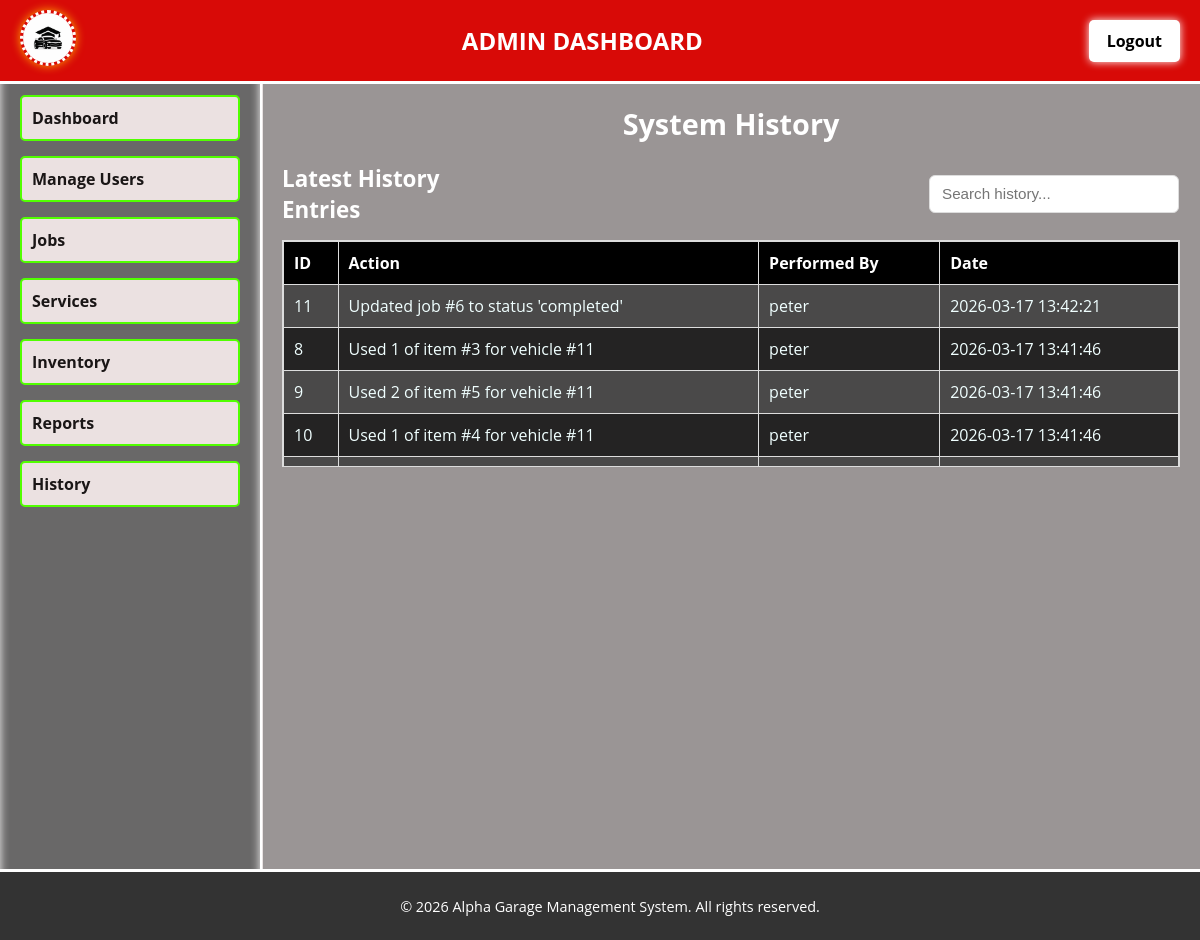
Screenshot of /admin/admin_history.php with the database file from the repository.
### tables this page shows
CREATE TABLE `history` (
  `id` int(11) NOT NULL,
  `action` varchar(255) NOT NULL,
  `vehicle_id` int(11) DEFAULT NULL,
  `appointment_id` int(11) DEFAULT NULL,
  `job_id` int(11) DEFAULT NULL,
  `performed_by_id` int(11) NOT NULL,
  `created_at` timestamp NOT NULL DEFAULT current_timestamp()
);

CREATE TABLE `users` (
  `id` int(11) NOT NULL,
  `username` varchar(100) NOT NULL,
  `email` varchar(150) NOT NULL,
  `password_hash` varchar(255) NOT NULL,
  `role` enum('admin','receptionist','mechanic','customer') NOT NULL,
  `status` enum('active','frozen') DEFAULT 'active',
  `created_at` timestamp NOT NULL DEFAULT current_timestamp()
);

### admin/admin_history.php (the view, shortened to what this page needs)
<?php
$page_title = "System History";
$role = "admin";
$dashboard_name = "ADMIN DASHBOARD";
include_once("../public/includes/db_connect.php");
include_once("../public/includes/header.php");
echo '<link rel="stylesheet" href="../admin/admin_styling.css">';
include_once("../public/includes/sidebar.php");
$history = $conn->query("SELECT h.id, h.action, u.username AS performer, h.created_at
                         FROM history h
                         JOIN users u ON h.performed_by_id=u.id
                         ORDER BY h.created_at DESC LIMIT 20");
?>
<main class="main-content">
    <h2 class="page-heading"><?= $page_title; ?></h2>
    <div class="history-header">
        <h2>Latest History Entries</h2>
        <input type="text" id="searchHistory" placeholder="Search history..." style="margin-left:47%; width:250px;">
    </div>
    <div class="table-wrapper">
        <table class="styled-table" id="historyTable">
            <thead>
                <tr>
                    <th>ID</th>
                    <th>Action</th>
                    <th>Performed By</th>
                    <th>Date</th>
                </tr>
            </thead>
            <tbody>
                <?php while($row = $history->fetch_assoc()): ?>
                <tr>
                    <td><?= $row['id']; ?></td>
                    <td><?= htmlspecialchars($row['action']); ?></td>
                    <td><?= htmlspecialchars($row['performer']); ?></td>
                    <td><?= $row['created_at']; ?></td>
                </tr>
                <?php endwhile; ?>
            </tbody>
        </table>
    </div>
</main>
<?php include_once("../public/includes/footer.php"); ?>

### public/includes/header.php (shortened to what this page needs)
<!DOCTYPE html>
<html lang="en">
<head>
    <link rel="stylesheet" href="../public/css/bigi_theme.css?v=2.0">
</head>
<header class="header">
    <div class="logo-image">
        <img src="../public/images/l1 (1).jpeg" alt="Alpha Garage Logo">
    </div>
    <h1 class="dashboard-title"><?= $dashboard_name; ?></h1>
    <a href="/GMS_TEST/public/index.php" class="logout-btn">Logout</a>
</header>

### public/includes/sidebar.php (shortened to what this page needs)
<aside class="sidebar">
    <ul>
        <?php if ($role === "admin"): ?>
            <li><a href="/GMS_TEST/admin/admin_dashboard.php">Dashboard</a></li>
            <li><a href="/GMS_TEST/admin/admin_users.php">Manage Users</a></li>
            <li><a href="/GMS_TEST/admin/admin_jobs.php">Jobs</a></li>
            <li><a href="/GMS_TEST/admin/admin_services.php">Services</a></li>
            <li><a href="/GMS_TEST/admin/admin_inventory.php">Inventory</a></li>
            <li><a href="/GMS_TEST/admin/admin_reports.php">Reports</a></li>
            <li><a href="/GMS_TEST/admin/admin_history.php">History</a></li>
        <?php endif; ?>
    </ul>
</aside>

### public/includes/footer.php
<footer class="footer">
    <p>© 2026 Alpha Garage Management System. All rights reserved.</p>
</footer>
</body>
</html>

### public/css/bigi_theme.css (style rules this page uses)
.header { display: flex; align-items: center; justify-content: space-between; background: #d80a07; color: white; padding: 10px 20px; position: fixed; top: 0; width: 100%; border-bottom: 3px solid rgb(255, 255, 255); z-index: 1000; }
.logo-image img { height: 50px; width: 50px; border-radius: 50%; border: 3px dotted rgb(255, 253, 249); object-fit: cover; box-shadow: 0 0 10px orange; }
.dashboard-title { flex: 1; text-align: center; font-size: 1.5rem; font-weight: bold; text-transform: uppercase; color: white; margin: 0; }
.logout-btn { background: white; color: black; padding: 10px 18px; text-decoration: none; border-radius: 5px; font-weight: bold; box-shadow: 0 0 8px rgb(255, 254, 253); transition: all 0.3s ease; margin-right: 40px; }
.sidebar { width: 220px; background: #696868; position: fixed; top: 60px; bottom: 40px; padding: 20px; border-right: 3px solid rgb(255, 255, 255); box-shadow: inset 0 0 10px rgb(248, 247, 247); }
.sidebar ul { list-style: none; padding: 0; margin: 0; }
.sidebar ul li { margin: 15px 0; }
.sidebar ul li a { display: block; padding: 10px; color: rgb(26, 22, 22); background: #ebe1e1; border: 2px solid rgb(81, 255, 0); border-radius: 5px; text-decoration: none; font-weight: bold; transition: all 0.3s; }
.main-content { margin-left: 262px; margin-right: 0; top: 60px; bottom: 40px; padding: 0px; position: relative; z-index: 1; background-color: rgba(220, 211, 211, 0.655); }
.page-heading { text-align: center; font-size: 1.4rem; font-weight: bold; margin-bottom: 20px; color: #e8e3e3; }
.footer { background: #333; color: white; text-align: center; padding: 10px; position: fixed; bottom: 0; width: 100%; border-top: 3px solid rgb(255, 255, 255); font-size: 0.9rem; }
.styled-table { width: 100%; border-collapse: collapse; }
.styled-table th, .styled-table td { border: 1px solid #ddd; padding: 8px; }
.styled-table th { background: black; color: white; position: sticky; top: 0; z-index: 2; }
.styled-table td { color: azure; }
.table-wrapper { position: sticky; top: 120px; height: 225px; display: flex; flex-direction: column; background: #4a4949; border: 1px solid #ddd; }

### admin/admin_styling.css (style rules this page uses)
.main-content { padding: 20px; min-height: 100vh; padding-bottom: 60px; }
.page-heading { font-size: 1.8rem; color: #ffffff; margin-bottom: 20px; font-weight: bold; }
.inline-form input, .inline-form select, #reportSearch, #searchUsers, #searchServices, #searchJobs, #searchPayments, #searchAlerts, #searchHistory { padding: 1px 1px; border: 1px solid #ddd; border-radius: 6px; font-size: 0.95rem; height: 38px; box-sizing: border-box; margin-right: 1px; background: #fff; color: #141619; flex: 0 0 0px; }
.history-header { display: flex; align-items: center; gap: 20px; margin-bottom: 15px; }
.history-header h2 { color: #fff; margin: 0; font-size: 1.4rem; font-weight: bold; }
#searchHistory { padding: 8px 12px; border: 1px solid #ddd; border-radius: 6px; font-size: 0.95rem; height: 38px; box-sizing: border-box; background: #fff; color: #141619; flex: 0 0 250px; }
.styled-table td:last-child { white-space: nowrap; }
.table-wrapper { max-height: 400px; overflow-y: auto; margin-top: 15px; }
.styled-table { width: 100%; border-collapse: collapse; }
.styled-table th, .styled-table td { padding: 10px; border: 1px solid #ddd; text-align: left; }
.styled-table thead { background: #cc1f1f; color: #fff; position: sticky; top: 0; z-index: 2; }
.styled-table tr:nth-child(even) { background: #242323; }
footer { position: fixed; bottom: 0; left: 0; width: 100%; background: #141619; color: #fff; text-align: center; padding: 10px 0; z-index: 100; }

### rows the page displays
history: id "11", action "Updated job #6 to status 'completed'", performed_by.username "peter", created_at "2026-03-17 13:42:21"
history: id "8", action "Used 1 of item #3 for vehicle #11", performed_by.username "peter", created_at "2026-03-17 13:41:46"
history: id "9", action "Used 2 of item #5 for vehicle #11", performed_by.username "peter", created_at "2026-03-17 13:41:46"
history: id "10", action "Used 1 of item #4 for vehicle #11", performed_by.username "peter", created_at "2026-03-17 13:41:46"

### other values shown
$dashboard_name "ADMIN DASHBOARD"
$page_title "System History"
